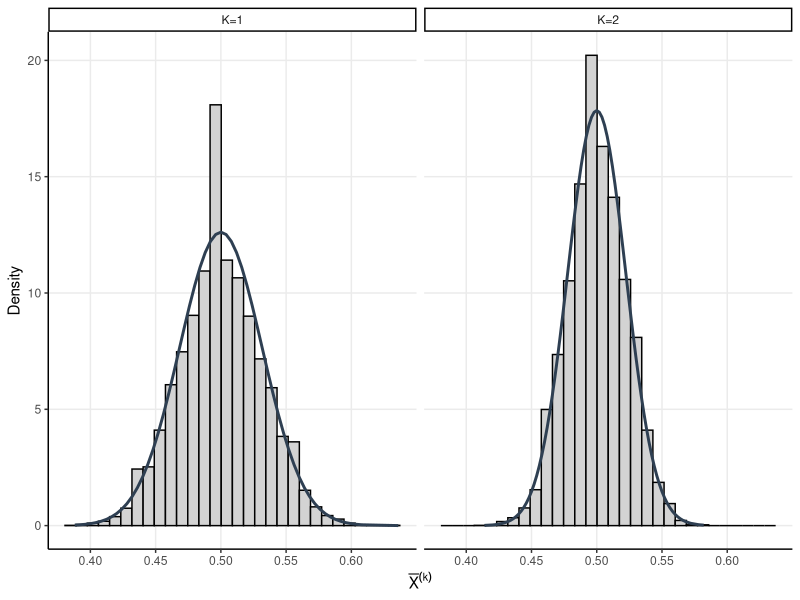
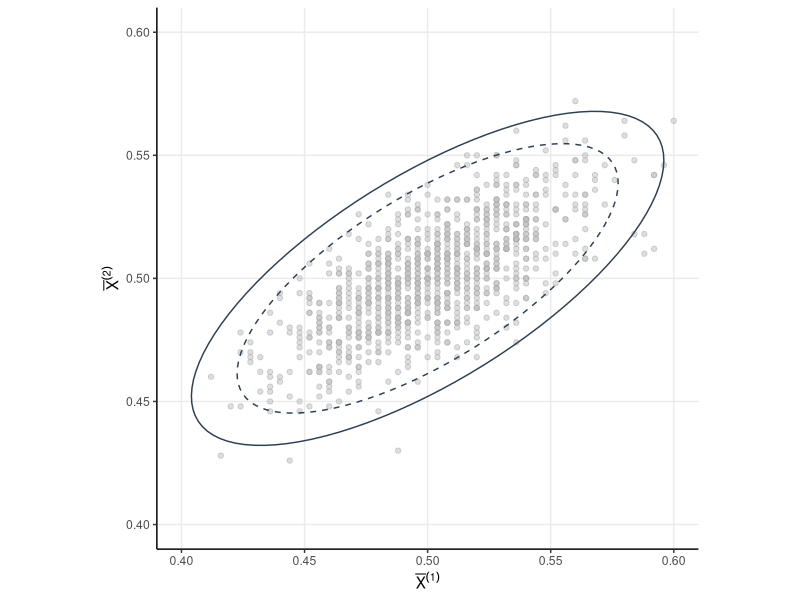
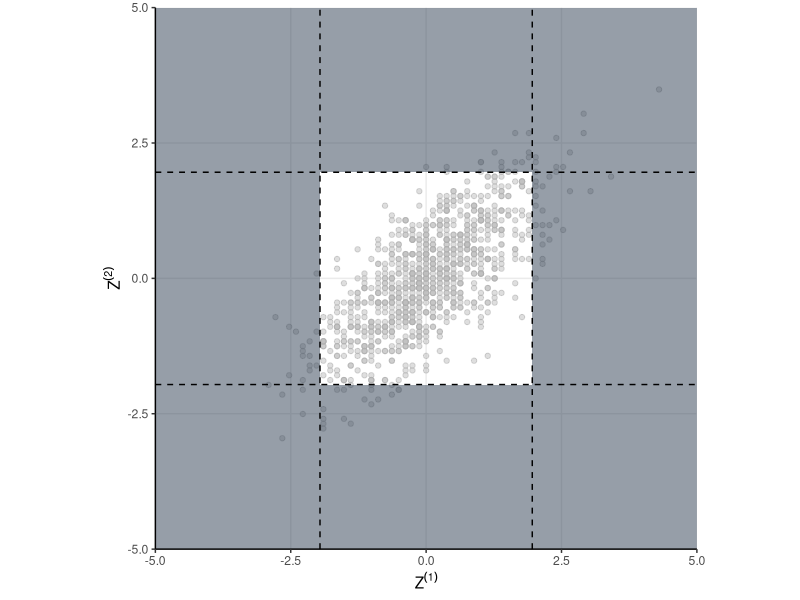
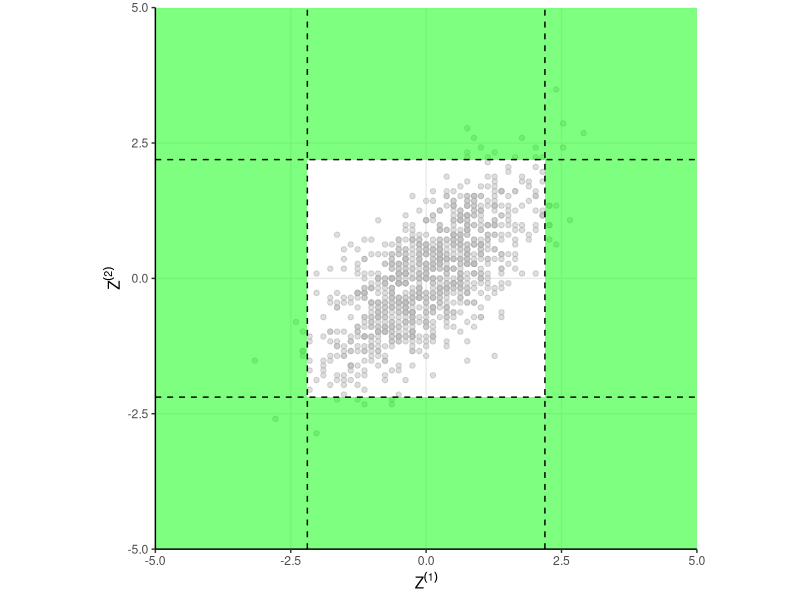
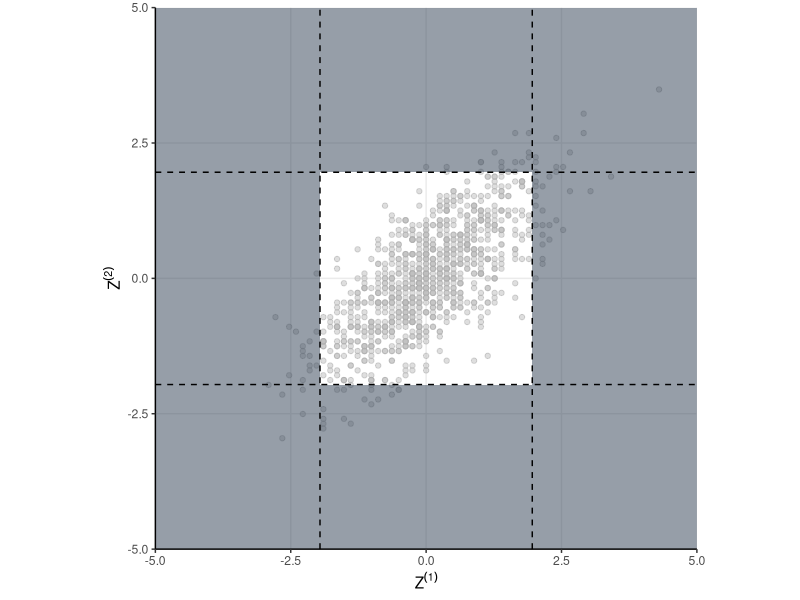

Recreate these plots in R, in order.
## ---- chunk 1
#| include: true
#| code-fold: false
#| echo: true
library(tidyverse)

set.seed(0)

# Simulation Parameters
p<- 0.5
n<- 250
nsims <- as.integer((1/0.01)^2)

# Run the simulation
sims<-rerun(nsims, {
  # K=1
  x1 <- rbinom(1, n, p)
  # K=2, accumulating data from each state
  x2 <- x1 + rbinom(1, n, p)
  
  # Compute some various quntities we will need, like the Z score
  K <- str_c('K=',1:2)
  X <- c(x1, x2) / ((1:2)*n)
  mu <- p
  sds <- sqrt(p*(1-p)/(n*1:2))
  Z <- (X-p)/sds
  reject <- abs(Z)>1.96
  
  tibble(K, X, mu, sds, Z, reject)
}) %>% 
  bind_rows(.id='sim')

fpr<-sims %>% 
  group_by(sim) %>% 
  summarise(result=any(reject)) %>% 
  summarise(fpr = mean(result)) %>% 
  pull(fpr)
## ---- chunk 2
#| label: marginal-density
#| fig-cap: !expr glue::glue('{scales::comma(nsims)} simulations of a $K=2$ GSD. Each group has {n} observations.  Note that $\\bar{{X}}^{{(2)}}$ has smaller standard error due to the fact that {2*n} ({n} + {n}) observations are used in the computation. Sampling distributions show in blue.')
my_blue <- rgb(45/250, 62/250, 80/250, 1)
theme_set(theme_classic())


sims %>% 
  ggplot(aes(X))+
  geom_histogram(aes(y=..density..), fill = 'light gray', color = 'black')+
  facet_wrap(~K) + 
  geom_line(aes(y = dnorm(X,
                          mean = mu,
                          sd = sds[PANEL])),
            color = my_blue, 
            size = 1)+
  theme(
    panel.grid.major = element_line()
  )+
  labs(y='Density',
       x = expression(bar(X)^(k)))
## ---- chunk 3
#| label: fig-level-curves
#| fig-cap: 1000 samples from the density of $\theta$.  Dashed line indicates where region of 95\% probability, solid line indicates region of 99\% probability.
sigma_1 <- sqrt(qchisq(0.95, 2))
sigma_2 <- sqrt(qchisq(0.99, 2))
sig<- p*(1-p) * matrix(c(1/n, 1/(2*n), 1/(2*n), 1/(2*n) ), nrow = 2)
tt <- seq(0, 1, 0.01)
x <- cos(2*pi*tt)
y <- sin(2*pi*tt)
R <- cbind(x,y)
e = eigen(sig)
V = sqrt(diag(e$values))

level_curve_1 <- sigma_1*R %*% (e$vectors %*% V %*% t(e$vectors)) + p
colnames(level_curve_1) <- c("X1", "X2")
level_curve_1 <- as_tibble(level_curve_1)
level_curve_2 <- sigma_2*R %*% (e$vectors %*% V %*% t(e$vectors)) + p
colnames(level_curve_2) <- c("X1", "X2")
level_curve_2 <- as_tibble(level_curve_2)

joint <-sims %>% 
  select(sim, K, X) %>% 
  pivot_wider(names_from='K', values_from='X') %>% 
  rename(X1 = `K=1`, X2=`K=2`) %>% 
  select(-sim) %>% 
  sample_n(1000)

joint %>% 
  ggplot(aes(X1, X2))+
  geom_point(color = 'dark gray', fill='gray', alpha = 0.5, shape=21)+
  geom_path(data=level_curve_1, aes(X1, X2), color = my_blue, linetype='dashed')+
  geom_path(data=level_curve_2, aes(X1, X2), color = my_blue)+
  lims(x=c(.4, .6), y=c(.4, .6))+
  theme(
    panel.grid.major = element_line(),
    aspect.ratio = 1
  )+
  labs(x=expression(bar(X)^(1)),
       y=expression(bar(X)^(2)))
## ---- chunk 4
#| include: true
#| code-fold: false
#| echo: true
Z<- MASS::mvrnorm((1/0.001)^2, rep(p, 2), sig)

# Something something inverse of the cholesky, I forget
Z[, 1] <- (Z[, 1] - p)/sqrt(Z[, 1]*(1-Z[, 1])/n)
Z[, 2] <- (Z[, 2] - p)/sqrt(Z[, 2]*(1-Z[, 2])/(2*n))

z1 = abs(Z[, 1])>1.96
z2 = abs(Z[, 2])>1.96

fpr <- mean(z1|z2)
## ---- chunk 5
#| label: fig-regions
#| fig-cap: Standardized draws from the density of $\theta$.  Shaded regions indicate where the null hypothesis would be rejected under "peeking" conditions.  The shaded region has approximately 8.5\% probability mass and represents the false positive rate.  We need to select a different region so that the shaded region has probability mass closer to 5\%.
sims %>% 
  select(sim, K, Z) %>% 
  pivot_wider(names_from='K', values_from='Z') %>% 
  rename(Z1 = `K=1`, Z2=`K=2`) %>% 
  select(-sim) %>% 
  sample_n(1000) %>% 
  ggplot(aes(Z1, Z2))+
  geom_point(color = 'dark gray', fill='gray', alpha = 0.5, shape=21)+
  scale_x_continuous(limits = c(-5, 5), expand=c(0,0))+
  scale_y_continuous(limits = c(-5, 5), expand=c(0,0))+
  annotate("rect", xmin = -5, xmax = -1.96, ymin = -5, ymax = 5, alpha = .5, fill=my_blue)+
  annotate("rect", xmin = 1.96, xmax = 5, ymin = -5, ymax = 5, alpha = .5, fill=my_blue)+
  annotate("rect", xmin = -1.96, xmax = 1.96, ymin = 1.96, ymax = 5, alpha = .5, fill=my_blue)+
  annotate("rect", xmin = -1.96, xmax = 1.96, ymin = -1.96, ymax = -5, alpha = .5, fill=my_blue)+
  geom_hline(aes(yintercept=-1.96), linetype='dashed')+
  geom_hline(aes(yintercept=1.96), linetype='dashed')+
  geom_vline(aes(xintercept=-1.96), linetype='dashed')+
  geom_vline(aes(xintercept=1.96), linetype='dashed')+
  theme(
    panel.grid.major = element_line(),
    aspect.ratio = 1
  )+
  labs(x=expression(Z^(1)),
       y=expression(Z^(2)))

find_region <- function(za){
  z1 = abs(Z[, 1])>za
  z2 = abs(Z[, 2])>za

  fpr <- mean(z1|z2)
  
  (fpr - 0.05)^2
}

result<-optimize(find_region, interval=c(0, 3))
## ---- chunk 6
#| echo: false

ggsave('joint_dist.png',width = 4, height = 4)
## ---- chunk 7
#| include: false
r <- result$minimum
sims %>% 
  select(sim, K, Z) %>% 
  pivot_wider(names_from='K', values_from='Z') %>% 
  rename(Z1 = `K=1`, Z2=`K=2`) %>% 
  select(-sim) %>% 
  sample_n(1000) %>% 
  ggplot(aes(Z1, Z2))+
  geom_point(color = 'dark gray', fill='gray', alpha = 0.5, shape=21)+
  scale_x_continuous(limits = c(-5, 5), expand=c(0,0))+
  scale_y_continuous(limits = c(-5, 5), expand=c(0,0))+
  annotate("rect", xmin = -5, xmax = -r, ymin = -5, ymax = 5, alpha = .5, fill='green')+
  annotate("rect", xmin = r, xmax = 5, ymin = -5, ymax = 5, alpha = .5, fill='green')+
  annotate("rect", xmin = -r, xmax = r, ymin = r, ymax = 5, alpha = .5, fill='green')+
  annotate("rect", xmin = -r, xmax = r, ymin = -r, ymax = -5, alpha = .5, fill='green')+
  geom_hline(aes(yintercept=-r), linetype='dashed')+
  geom_hline(aes(yintercept=r), linetype='dashed')+
  geom_vline(aes(xintercept=-r), linetype='dashed')+
  geom_vline(aes(xintercept=r), linetype='dashed')+
  theme(
    panel.grid.major = element_line(),
    aspect.ratio = 1
  )+
  labs(x=expression(Z^(1)),
       y=expression(Z^(2)))

